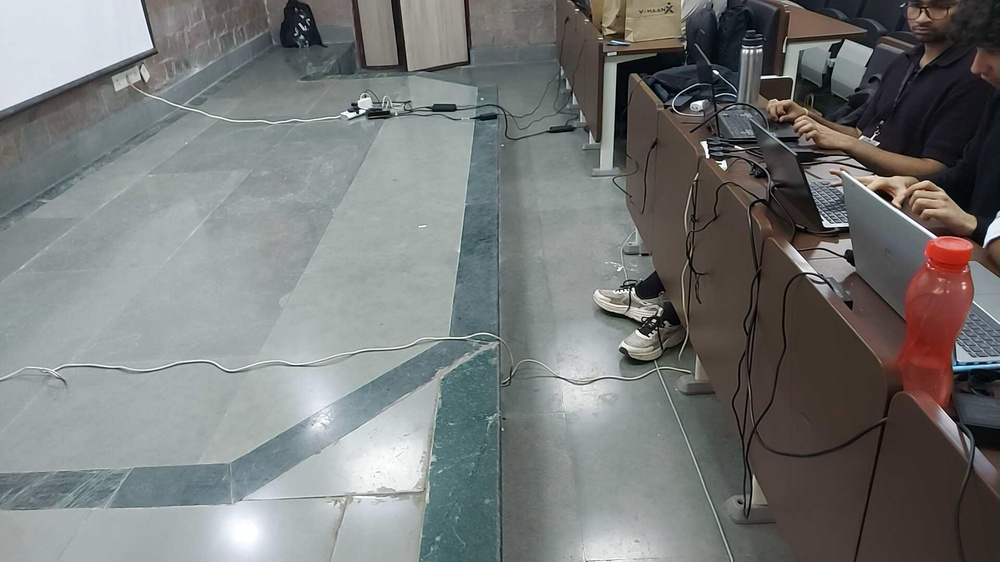
#> input picture backend/models/data/calibrated_frame.jpg, 1000 x 562 px, shrunk from 1920 x 1080 before the run; its folder holds only this picture in this run
$ python -i camera_motion.py   (imports and definitions only)   (older library calls are emulated)
#> lines starting #> are read from the running program, lines starting #| are printed output that depends on the picture
#> further down, picture is the input picture: shape (562, 1000, 3); mean B, G, R 119.8, 120.8, 118.6
"""Camera Motion and Occlusion Estimator.
Estimates global scene motion via sparse optical flow on background features
(excluding person bounding boxes), and detects camera occlusion/blur via Laplacian variance.
Used to gate fall and deliberate jump classifications so camera shakes do not trigger false L3 alerts.
"""
from typing import Tuple, Optional, List
import numpy as np
import cv2


class CameraMotionDetector:
    """Estimates global camera motion using sparse Lucas-Kanade optical flow."""

    def __init__(
        self,
        motion_threshold_px: float = 5.0,
        blur_threshold: float = 30.0,
        max_corners: int = 120,
        quality_level: float = 0.02,
        min_distance: int = 15,
        still_frames_to_clear: int = 5
    ):
        self.motion_threshold_px = motion_threshold_px
        self.blur_threshold = blur_threshold
        self.max_corners = max_corners
        self.quality_level = quality_level
        self.min_distance = min_distance
        self.still_frames_to_clear = max(1, int(still_frames_to_clear))

        self.prev_gray: Optional[np.ndarray] = None
        self.prev_pts: Optional[np.ndarray] = None
        self.frame_count: int = 0
        self._is_active: bool = False
        self._still_count: int = 0

    def reset(self):
        self.prev_gray = None
        self.prev_pts = None
        self.frame_count = 0
        self._is_active = False
        self._still_count = 0

    def estimate_motion(
        self,
        frame: np.ndarray,
        person_boxes: Optional[List[np.ndarray]] = None
    ) -> Tuple[bool, float, float, str]:
        """Estimate global camera motion.
        Returns:
            (is_moving_or_covered, median_motion_px, blur_score, reason)
        """
        if frame is None or frame.size == 0:
            return False, 0.0, 0.0, "Empty frame"

        gray = cv2.cvtColor(frame, cv2.COLOR_BGR2GRAY)
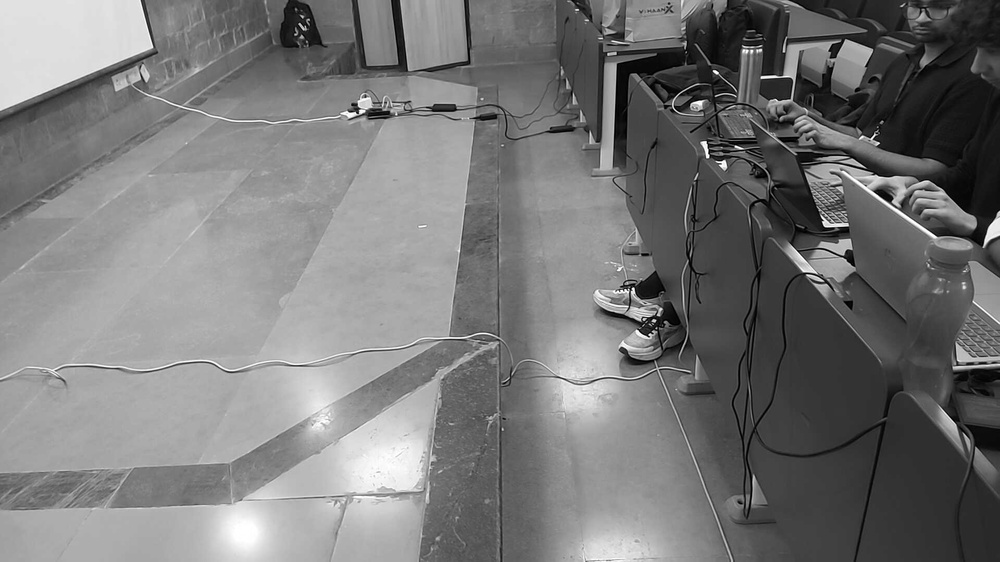
#> gray: shape (562, 1000); min 0, max 255, mean 120.1
        self.frame_count += 1

        instant_moving = False
        instant_reason = "Camera stable"

        # 1. Blur / camera cover detection via Laplacian variance
        blur_score = float(cv2.Laplacian(gray, cv2.CV_64F).var())
#> blur_score = 850
        if blur_score < self.blur_threshold:
            instant_moving = True
            instant_reason = f"Camera covered or blurred (variance {blur_score:.1f} < {self.blur_threshold:.1f})"

        # 2. Mask out person bounding boxes to isolate background features
        mask = np.full(gray.shape, 255, dtype=np.uint8)
        if person_boxes:
            for b in person_boxes:
                # Add small padding to avoid box boundary artifacts
                x1 = max(0, int(b[0]) - 5)
                y1 = max(0, int(b[1]) - 5)
                x2 = min(gray.shape[1], int(b[2]) + 5)
                y2 = min(gray.shape[0], int(b[3]) + 5)
                cv2.rectangle(mask, (x1, y1), (x2, y2), 0, -1)

        # 3. Detect or refresh reference features
        if self.prev_gray is None or self.prev_pts is None or len(self.prev_pts) < 15 or self.frame_count % 30 == 0:
            corners = cv2.goodFeaturesToTrack(
                gray,
                maxCorners=self.max_corners,
                qualityLevel=self.quality_level,
                minDistance=self.min_distance,
                mask=mask
            )
#> corners = 120 rows, first 8: [633, 288], [713, 71], [879, 143], [655, 320], [649, 334], [707, 157], [822, 220], [734, 146]
            self.prev_gray = gray
            self.prev_pts = corners
#> self.prev_pts has the same summary as corners
            if not instant_moving:
                if self._is_active:
                    self._still_count += 1
                    if self._still_count < self.still_frames_to_clear:
                        return True, 0.0, blur_score, f"Camera stabilizing ({self._still_count}/{self.still_frames_to_clear} still frames)"
                    else:
                        self._is_active = False
                        self._still_count = 0
                return False, 0.0, blur_score, "Reference features refreshed"

        # 4. Track background features with sparse Lucas-Kanade optical flow
        median_disp = 0.0
        if not instant_moving and self.prev_gray is not None and self.prev_pts is not None:
            curr_pts, status, _ = cv2.calcOpticalFlowPyrLK(
                self.prev_gray,
                gray,
                self.prev_pts,
                None,
                winSize=(21, 21),
                maxLevel=2
            )

            if curr_pts is not None and status is not None:
                good_prev = self.prev_pts[status.ravel() == 1]
                good_curr = curr_pts[status.ravel() == 1]

                if len(good_curr) >= 6:
                    diffs = (good_curr - good_prev).reshape(-1, 2)
                    displacements = np.hypot(diffs[:, 0], diffs[:, 1])
                    median_disp = float(np.median(displacements))

                    if median_disp > self.motion_threshold_px:
                        instant_moving = True
                        instant_reason = f"Global camera motion ({median_disp:.1f} px > {self.motion_threshold_px:.1f} px threshold)"
                    else:
                        instant_moving = False
                        instant_reason = f"Camera stable ({median_disp:.1f} px <= {self.motion_threshold_px:.1f} px)"
                else:
                    self.prev_pts = None

            self.prev_gray = gray
            if curr_pts is not None and status is not None:
                self.prev_pts = curr_pts[status.ravel() == 1].reshape(-1, 1, 2)
            else:
                self.prev_pts = None
        else:
            self.prev_gray = gray

        # Hysteresis & Still frame clearing logic
        if instant_moving:
            self._is_active = True
            self._still_count = 0
            return True, median_disp, blur_score, instant_reason

        # Still frame
        if self._is_active:
            self._still_count += 1
            if self._still_count < self.still_frames_to_clear:
                clearing_reason = f"Camera stabilizing ({self._still_count}/{self.still_frames_to_clear} still frames, {median_disp:.1f} px)"
                return True, median_disp, blur_score, clearing_reason
            else:
                self._is_active = False
                self._still_count = 0
                return False, median_disp, blur_score, "Camera stable"

        return False, median_disp, blur_score, "Camera stable"

>>> import cv2
>>> picture = cv2.imread('../../backend/models/data/calibrated_frame.jpg')
>>> result = CameraMotionDetector().estimate_motion(picture)
#> result = (False, 0, 850, 'Reference features refreshed')
